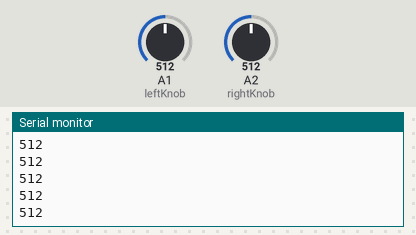
Simulated run of this sketch. Board: Arduino Uno, built with avr-gcc and run on an emulated ATmega328P. On the bench: the last lines printed to the serial monitor. Inputs (shaded band) come from the test bench; at power-on: A1 (leftKnob) = 512, A2 (rightKnob) = 512.

Above: at 1.2 s.
1.3 s: A1 (leftKnob) set to 716
At 1.33 s:
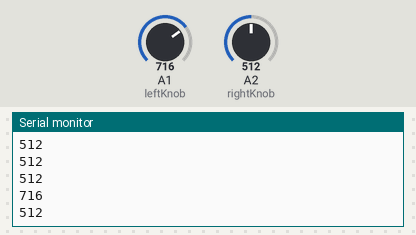
2.8 s: A2 (rightKnob) set to 306
At 2.85 s:
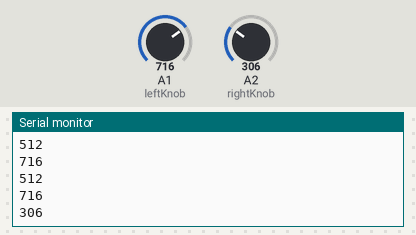
4.3 s: A1 (leftKnob) set to 900
At 4.32 s:
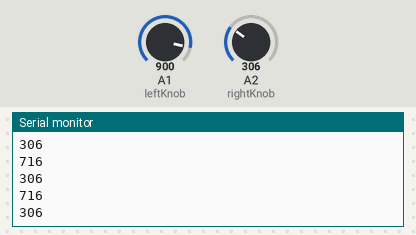
5.8 s: A2 (rightKnob) set to 122
At 5.84 s:
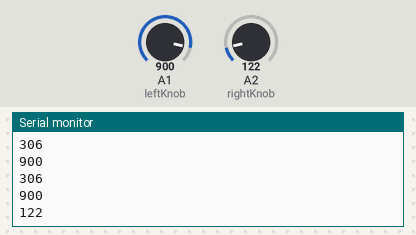
Timing chart, 0 to 8.3 s (numbered marks = the images above; inputs shaded):
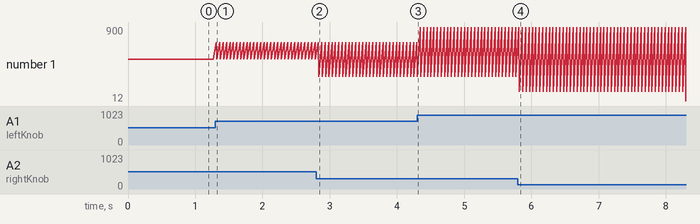

The sketch:

mega_with_potentiometer_and_xbee.ino
```cpp
int leftKnob = A1;    // select the input pin for the potentiometer
int leftKnobValue = 0;  // variable to store the value coming from the sensor
int rightKnob = A2;    // select the input pin for the potentiometer
int rightKnobValue = 0;  // variable to store the value coming from the sensor

void setup() {
   Serial.begin(9600);
}

void loop() {
  leftKnobValue = analogRead(leftKnob);
  rightKnobValue = analogRead(rightKnob);
  Serial.println(leftKnobValue);
  Serial.println(rightKnobValue);
  delay(50);
}
```

Measured:
- after the input at 1.3 s, the serial monitor: prints a new line at once (image 1)
- after the input at 2.8 s, the serial monitor: prints a new line at once (image 2)
- after the input at 5.8 s, the serial monitor: prints a new line at once (image 4)
- plotted number 1: 306 → 12 after the input at 5.8 s
